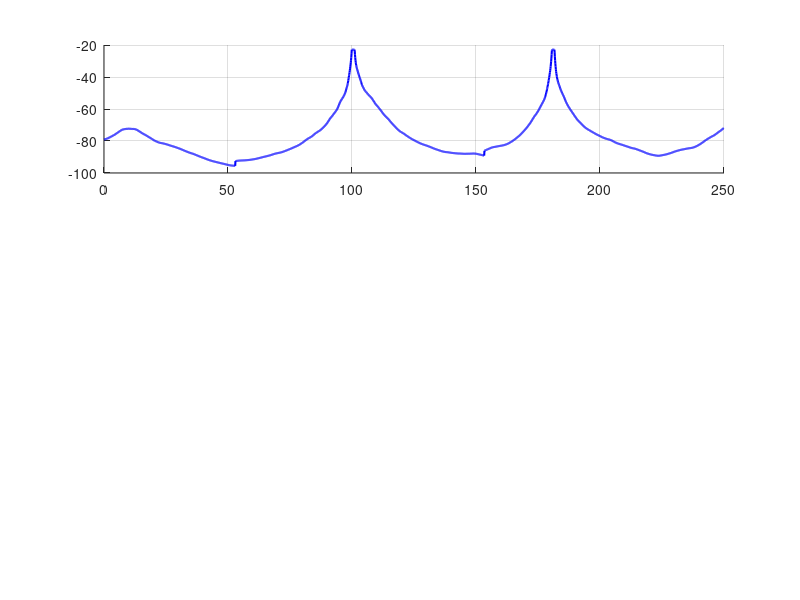

Source code (MATLAB): (Note: this script raises an error after producing the figure.)
% run_traditional_load_aware.m
% =========================================================================
% TRADITIONAL ALGORITHM BASELINE (A3 Event w/ Hysteresis)
% 1. Replicates the exact physics/load dynamics of your HandoffEnvironment.
% 2. Uses standard logic: Switch if Neighbor > Serving + 3dB.
% 3. IGNORES Load (Blindly enters congestion), acting as a baseline.
% =========================================================================

clear; clc; close all;

% --- 1. SETUP PARAMETERS (Matching your RL Environment) ---
ISD = 1000; 
gNB_positions = [0, 0]; 
theta = deg2rad(0:60:300); 
for i = 1:length(theta)
    x = ISD * cos(theta(i));
    y = ISD * sin(theta(i));
    gNB_positions = [gNB_positions; x, y];
end

% Simulation Settings
maxSteps = 2500;
time_step = 0.1;
hysteresis_dB = 3.0; % Standard hysteresis to prevent ping-pong
Tx_Power_dBm = 30;   % Matches your env
grid_radius = 1500;

% --- 2. INITIALIZATION ---
% Random Start
theta_start = 2 * pi * rand;
r_start = grid_radius * sqrt(rand);
ue_pos = [r_start * cos(theta_start), r_start * sin(theta_start)];
ue_vel = (rand(1,2)-0.5) * 10;

% Initialize Loads (Random like env)
gNB_loads = rand(7, 1);

% Connect to strongest initial cell
dists = vecnorm(gNB_positions - ue_pos, 2, 2);
pl = 128.1 + 37.6 * log10(max(dists, 10)/1000);
rsrps = Tx_Power_dBm - pl;
[~, serving_cell] = max(rsrps);

% Logging
history.time = zeros(maxSteps, 1);
history.serving_cell = zeros(maxSteps, 1);
history.serving_rsrp = zeros(maxSteps, 1);
history.serving_load = zeros(maxSteps, 1);
history.handoff_event = zeros(maxSteps, 1);

disp('Running Traditional Handoff Simulation...');

% --- 3. SIMULATION LOOP ---
for i = 1:maxSteps
    % A. Update Load (Fluctuation)
    load_noise = (rand(7, 1) - 0.5) * 0.05; 
    gNB_loads = gNB_loads + load_noise;
    gNB_loads(gNB_loads > 1) = 1; gNB_loads(gNB_loads < 0) = 0;
    
    % B. Update Physics (Random Walk)
    accel = (rand(1,2) - 0.5) * 4; % 2 * acceleration_noise
    ue_vel = ue_vel + accel;
    speed = norm(ue_vel);
    if speed > 25, ue_vel = (ue_vel/speed)*25; end
    if speed < 5,  ue_vel = (ue_vel/speed)*5; end
    
    if norm(ue_pos) > grid_radius
        ue_vel = ue_vel + (-ue_pos/norm(ue_pos) * 2.0);
    end
    ue_pos = ue_pos + ue_vel * time_step;
    
    % C. Calculate RSRP
    dists = vecnorm(gNB_positions - ue_pos, 2, 2);
    pl = 128.1 + 37.6 * log10(max(dists, 10)/1000);
    current_rsrps = Tx_Power_dBm - pl;
    
    % --- D. TRADITIONAL LOGIC (A3 Event) ---
    serving_rsrp = current_rsrps(serving_cell);
    
    % Find strongest neighbor
    neighbor_idxs = find((1:7)' ~= serving_cell);
    [best_neigh_rsrp, best_local_idx] = max(current_rsrps(neighbor_idxs));
    best_neigh_idx = neighbor_idxs(best_local_idx);
    
    % Logic: If Neighbor is stronger than Serving + Hysteresis
    % NOTICE: It does NOT check gNB_loads (Blind to congestion)
    if best_neigh_rsrp > (serving_rsrp + hysteresis_dB)
        serving_cell = best_neigh_idx;
        history.handoff_event(i) = 1;
    end
    
    % E. Log Data
    history.time(i) = (i-1)*time_step;
    history.serving_cell(i) = serving_cell;
    history.serving_rsrp(i) = current_rsrps(serving_cell);
    history.serving_load(i) = gNB_loads(serving_cell);
end

% --- 4. METRICS ---
num_ho = sum(history.handoff_event);
avg_load = mean(history.serving_load);
congestion_pct = sum(history.serving_load > 0.8) / maxSteps * 100;

fprintf('\n=== TRADITIONAL ALGORITHM RESULTS ===\n');
fprintf('Logic: Connect to Strongest Signal (A3)\n');
fprintf('Total Handovers: %d\n', num_ho);
fprintf('Avg Serving Load: %.2f%%\n', avg_load * 100);
fprintf('Time in Congestion: %.2f%% (Likely High!)\n', congestion_pct);

% --- 5. PLOTTING ---
figure('Name', 'Traditional Baseline Performance', 'Color', 'w', 'Position', [100, 100, 1000, 800]);

% Plot 1: RSRP
subplot(3,1,1); hold on; grid on;
plot(history.time, history.serving_rsrp, 'b-', 'LineWidth', 1.5);
yline(-110, 'r--', 'Drop Threshold');
title('1. Signal Strength (Traditional)'); ylabel('RSRP (dBm)');
legend('Serving Cell');

% Plot 2: Load (The Critical Plot)
subplot(3,1,2); hold on; grid on;
plot(history.time, history.serving_load, 'm-', 'LineWidth', 1.5);
yline(0.8, 'r--', 'Congestion Threshold', 'LineWidth', 2);
title('2. Traffic Load (Traditional ignores this!)'); ylabel('Load (0-1)');
ylim([0 1]);
legend('Serving Load', 'Congestion Limit');

% Plot 3: Cell ID
subplot(3,1,3); hold on; grid on;
plot(history.time, history.serving_cell, 'k-', 'LineWidth', 1.5);
ho_idx = find(history.handoff_event);
plot(history.time(ho_idx), history.serving_cell(ho_idx), 'rx', 'MarkerSize', 8, 'LineWidth', 2);
title('3. Serving Cell ID'); ylabel('Cell ID'); xlabel('Time (s)');
ylim([0 8]);
